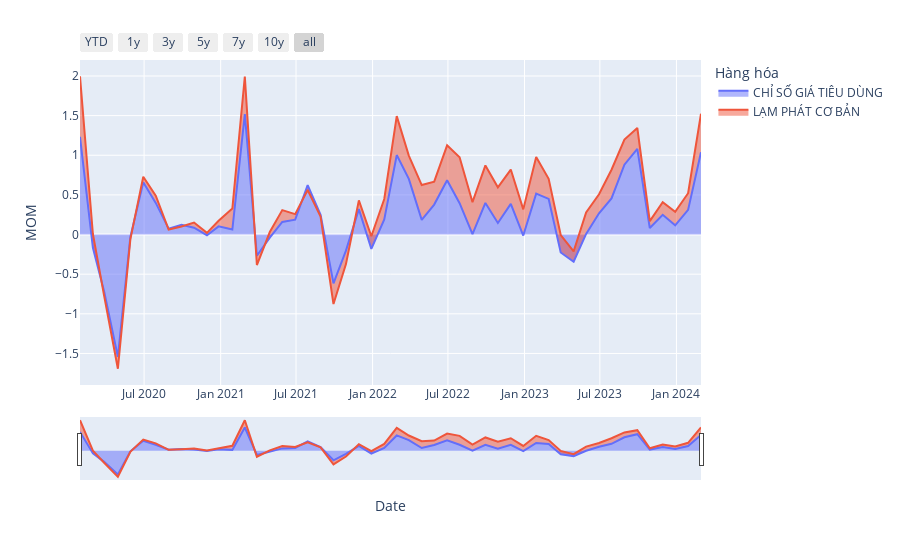

This figure's notebook cell:
### Code cell
import pandas as pd
import plotly.express as px
import plotly.graph_objects as go

df_show = dfs_cpi[
    (
        (dfs_cpi["Hàng hóa"] == "CHỈ SỐ GIÁ TIÊU DÙNG")
        | (dfs_cpi["Hàng hóa"] == "LẠM PHÁT CƠ BẢN")
    )
    & (dfs_cpi["Date"] > "2020-01-01")
]

fig = px.area(df_show, x="Date", y="M-MOM", color="Hàng hóa")

fig.update_xaxes(
    rangeslider_visible=True,
    rangeselector=dict(
        buttons=[
            dict(count=1, label="YTD", step="year", stepmode="todate"),
            dict(count=1, label="1y", step="year", stepmode="backward"),
            dict(count=3, label="3y", step="year", stepmode="backward"),
            dict(count=5, label="5y", step="year", stepmode="backward"),
            dict(count=7, label="7y", step="year", stepmode="backward"),
            dict(count=10, label="10y", step="year", stepmode="backward"),
            dict(step="all"),
        ]
    ),
)

fig.show()

### Figure 1 — Plotly figure (JSON) as saved in the notebook; plotly's stock layout.template omitted (floating-point values rounded to 4 significant figures)
{"data": [{"fillpattern": {"shape": ""}, "hovertemplate": "Hàng hóa=CHỈ SỐ GIÁ TIÊU DÙNG<br>Date=%{x}<br>MOM=%{y}<extra></extra>", "legendgroup": "CHỈ SỐ GIÁ TIÊU DÙNG", "line": {"color": "#636efa"}, "marker": {"symbol": "circle"}, "mode": "lines", "name": "CHỈ SỐ GIÁ TIÊU DÙNG", "orientation": "v", "showlegend": true, "stackgroup": "1", "type": "scatter", "x": ["2024-02-29", "2024-01-29", "2023-12-29", "2023-11-29", "2023-10-29", "2023-09-29", "2023-08-29", "2023-07-29", "2023-06-29", "2023-05-29", "2023-04-29", "2023-03-29", "2023-02-28", "2023-01-29", "2022-12-29", "2022-11-29", "2022-10-29", "2022-09-29", "2022-08-29", "2022-07-29", "2022-06-29", "2022-05-29", "2022-04-29", "2022-03-29", "2022-02-28", "2022-01-29", "2021-12-29", "2021-11-29", "2021-10-29", "2021-09-29", "2021-08-29", "2021-07-29", "2021-06-29", "2021-05-29", "2021-04-29", "2021-03-29", "2021-02-28", "2021-01-29", "2020-12-27", "2020-11-29", "2020-10-29", "2020-09-29", "2020-08-29", "2020-07-29", "2020-06-29", "2020-05-29", "2020-04-29", "2020-03-27", "2020-02-29", "2020-01-29"], "xaxis": "x", "y": [1.037, 0.3112, 0.1158, 0.2485, 0.0822, 1.08, 0.8811, 0.4548, 0.2674, 0.0075, -0.3425, -0.2259, 0.4489, 0.5153, -0.0125, 0.3872, 0.1452, 0.3981, 0.0049, 0.3953, 0.6854, 0.3779, 0.1844, 0.7017, 1.002, 0.1916, -0.1816, 0.3209, -0.2031, -0.6155, 0.2479, 0.6224, 0.1874, 0.1584, -0.0383, -0.2677, 1.518, 0.0624, 0.1028, -0.0084, 0.0859, 0.1245, 0.0743, 0.3993, 0.6584, -0.0302, -1.543, -0.7172, -0.167, 1.233], "yaxis": "y"}, {"fillpattern": {"shape": ""}, "hovertemplate": "Hàng hóa=LẠM PHÁT CƠ BẢN<br>Date=%{x}<br>MOM=%{y}<extra></extra>", "legendgroup": "LẠM PHÁT CƠ BẢN", "line": {"color": "#EF553B"}, "marker": {"symbol": "circle"}, "mode": "lines", "name": "LẠM PHÁT CƠ BẢN", "orientation": "v", "showlegend": true, "stackgroup": "1", "type": "scatter", "x": ["2024-02-29", "2024-01-29", "2023-12-29", "2023-11-29", "2023-10-29", "2023-09-29", "2023-08-29", "2023-07-29", "2023-06-29", "2023-05-29", "2023-04-29", "2023-03-29", "2023-02-28", "2023-01-29", "2022-12-29", "2022-11-29", "2022-10-29", "2022-09-29", "2022-08-29", "2022-07-29", "2022-06-29", "2022-05-29", "2022-04-29", "2022-03-29", "2022-02-28", "2022-01-29", "2021-12-29", "2021-11-29", "2021-10-29", "2021-09-29", "2021-08-29", "2021-07-29", "2021-06-29", "2021-05-29", "2021-04-29", "2021-03-29", "2021-02-28", "2021-01-29", "2020-12-27", "2020-11-29", "2020-10-29", "2020-09-29", "2020-08-29", "2020-07-29", "2020-06-29", "2020-05-29", "2020-04-29", "2020-03-27", "2020-02-29", "2020-01-29"], "xaxis": "x", "y": [0.4878, 0.21, 0.17, 0.16, 0.08701, 0.2639, 0.3175, 0.3625, 0.24, 0.27, 0.13, 0.2201, 0.2544, 0.4641, 0.33, 0.4324, 0.45, 0.4739, 0.4031, 0.579, 0.44, 0.29, 0.44, 0.294, 0.4913, 0.2569, 0.16, 0.11, -0.17, -0.2611, -0.02056, -0.06051, 0.07, 0.15, 0.07, -0.1173, 0.4754, 0.2654, 0.07, 0.03, 0.06525, -0.0231, -0.01076, 0.09, 0.07, -0.03, -0.15, -0.05595, 0.1743, 0.7638], "yaxis": "y"}], "layout": {"legend": {"title": {"text": "Hàng hóa"}, "tracegroupgap": 0}, "margin": {"t": 60}, "xaxis": {"anchor": "y", "domain": [0, 1], "rangeselector": {"buttons": [{"count": 1, "label": "YTD", "step": "year", "stepmode": "todate"}, {"count": 1, "label": "1y", "step": "year", "stepmode": "backward"}, {"count": 3, "label": "3y", "step": "year", "stepmode": "backward"}, {"count": 5, "label": "5y", "step": "year", "stepmode": "backward"}, {"count": 7, "label": "7y", "step": "year", "stepmode": "backward"}, {"count": 10, "label": "10y", "step": "year", "stepmode": "backward"}, {"step": "all"}]}, "rangeslider": {"visible": true}, "title": {"text": "Date"}}, "yaxis": {"anchor": "x", "domain": [0, 1], "title": {"text": "MOM"}}}}
